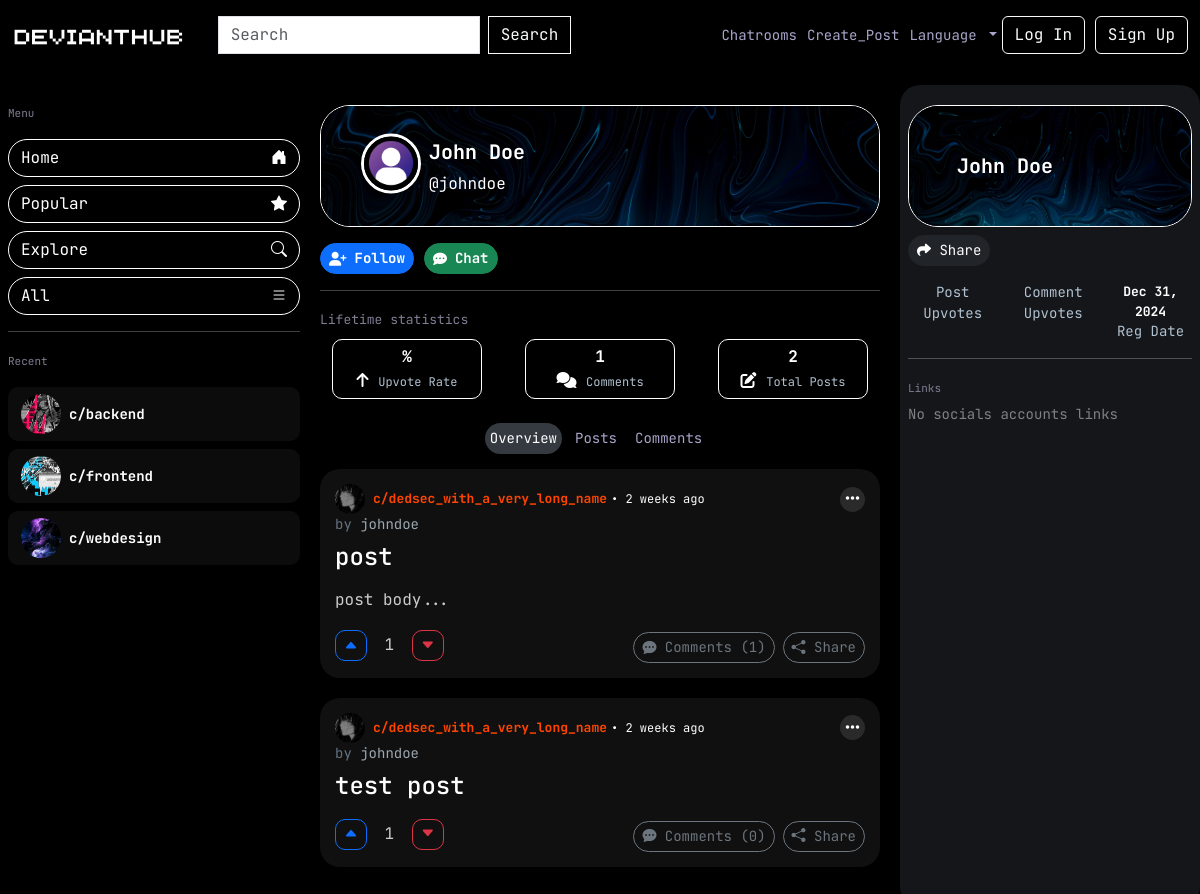
Page /users/profile/johndoe/ on the earlier database version.
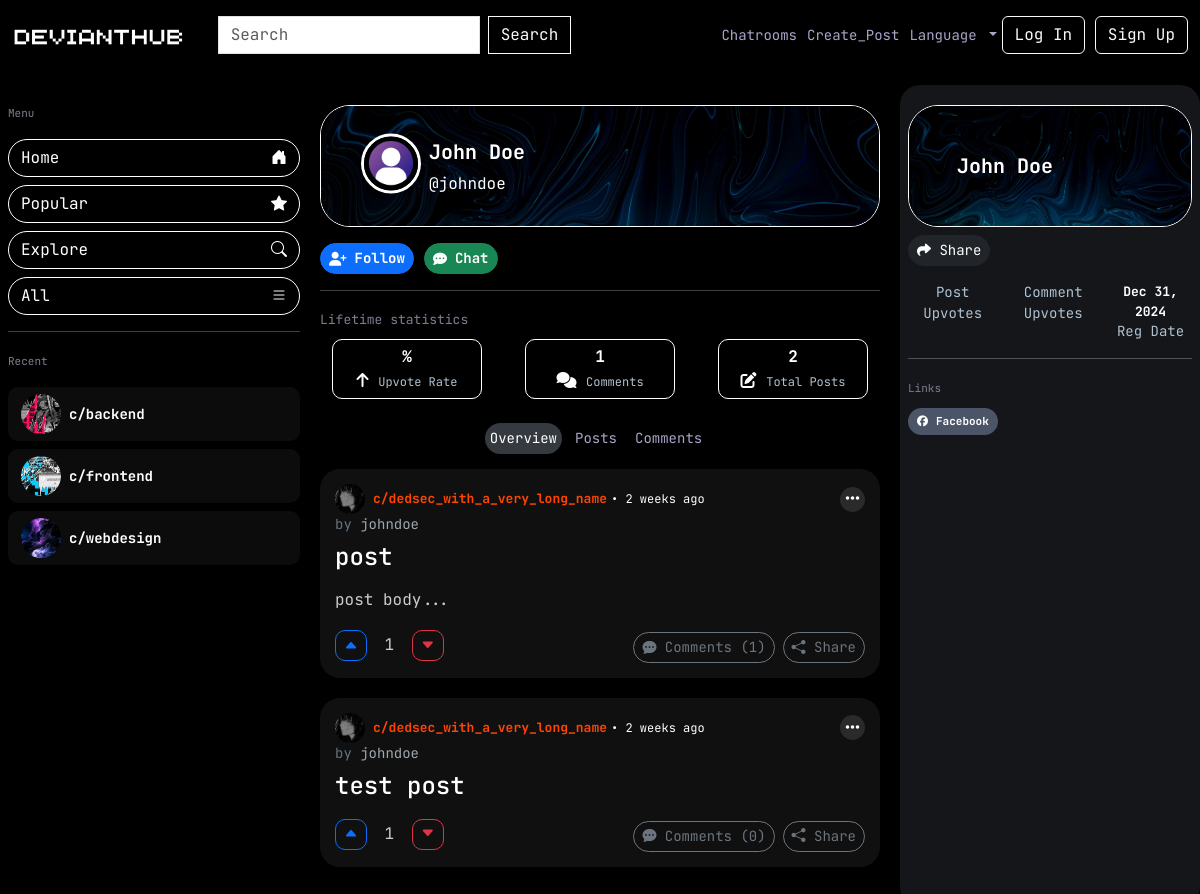
Same page on the later database version.
### posts/models.py (models this page shows, shortened)
class Post(models.Model):
    POST_TYPE = (
        ('text', 'Text'),
        ('media', 'Media'),
        ('link', 'Link')
    )
    user = models.ForeignKey(Profile, on_delete=models.SET_NULL, null=True, related_name='posts')
    title = models.CharField(max_length=100)
    body = models.TextField(null=True, blank=True)
    video_url = models.URLField(null=True, blank=True)
    draft = models.BooleanField(default=False, null=True, blank=True)
    post_type = models.CharField(max_length=10, choices=POST_TYPE, default='text', null=True)
    created = models.DateTimeField(auto_now_add=True)
    updated = models.DateTimeField(auto_now=True)
    id = models.UUIDField(default=uuid4, unique=True, editable=False, primary_key=True)
    def has_media_files(self):
        if self.postmedia_set.all().exists():
            if self.postmedia_set.all().count() == 1:
                return 1
            return 2
        return False
    def updated_status(self):
        if self.updated and (self.updated.hour != self.created.hour or self.updated.minute != self.created.minute):
            updated_time = timezone.localtime(self.updated)
            return f"(updated on: {updated_time.strftime('%b. %d, %I:%M %p')})"
        return False
    def time_since_posted(self):
        return time_since_obj_posted(self)
    class Meta:
        ordering = ['-created']

class PostStats(models.Model):
    post = models.OneToOneField(Post, on_delete=models.CASCADE)
    upvotes = models.PositiveIntegerField(default=0, blank=True)
    downvotes = models.PositiveIntegerField(default=0, blank=True)
    comments = models.PositiveIntegerField(default=0, blank=True)
    reposts = models.PositiveIntegerField(default=0, blank=True)
    created = models.DateTimeField(auto_now_add=True)
    updated = models.DateTimeField(auto_now=True)
    id = models.UUIDField(default=uuid4, unique=True, editable=False, primary_key=True)
    @property
    def votes(self):
        votes_ratio = self.upvotes - self.downvotes
        return votes_ratio if votes_ratio else 0
    class Meta:
        ordering = ['post']
        verbose_name = 'Post statistics'
        verbose_name_plural = 'Post stats'

### users/models.py (models this page shows, shortened)
class Profile(models.Model):
    user = models.OneToOneField(User, on_delete=models.CASCADE, null=True, blank=True)
    username = models.CharField(max_length=15, unique=True, null=True)
    display_name = models.CharField(max_length=15, null=True, blank=True)
    image = models.ImageField(
        upload_to=upload_to,
        default='default/profile_default.png',
        validators=[
            FileExtensionValidator(allowed_extensions=tuple(ext for ext in utils.IMAGE_EXTENSIONS if ext != 'gif')),
            utils.validate_file_size,
        ]
    )
    banner = models.ImageField(
        upload_to=upload_to,
        default='default/banner.jpg',
        validators=[
            FileExtensionValidator(allowed_extensions=tuple(ext for ext in utils.IMAGE_EXTENSIONS if ext != 'gif')),
            utils.validate_file_size,
        ]
    )
    email = models.EmailField(max_length=100, null=True)
    bio = models.TextField(max_length=300, null=True, blank=True)
    created = models.DateTimeField(auto_now_add=True)
    updated = models.DateTimeField(auto_now=True)
    id = models.UUIDField(default=uuid4, unique=True, editable=False, primary_key=True)
    def get_username(self):
        return self.display_name if self.display_name else self.username
    def get_created_date(self):
        return datetime.strftime(self.created, '%b %d, %Y')
    def get_socials(self):
        return self.socials.all() if self.socials.exists() else None
    class Meta:
        ordering = ['-created']

class SocialLink(models.Model):
    profile = models.ForeignKey(Profile, on_delete=models.CASCADE, related_name='socials')
    network = models.ForeignKey(SocialNetwork, on_delete=models.CASCADE, related_name='network')
    url = models.URLField()
    id = models.UUIDField(default=uuid4, unique=True, editable=False, primary_key=True)

class SocialNetwork(models.Model):
    SOCIAL_ICONS = (
        ('fab fa-facebook me-2', 'Facebook'),
        ('fab fa-twitter me-2', 'Twitter'),
        ('fab fa-instagram me-2', 'Instagram'),
        ('fab fa-linkedin me-2', 'LinkedIn'),
        ('fab fa-telegram me-2', 'Telegram'),
        ('fab fa-youtube me-2', 'YouTube'),
        ('fas fa-globe me-2', 'Website'),
    )
    name = models.CharField(max_length=50, unique=True)
    icon_class = models.CharField(max_length=50, choices=SOCIAL_ICONS, help_text='font-awesome icon class')
    id = models.UUIDField(default=uuid4, unique=True, editable=False, primary_key=True)

### users/views.py (the view)
# urls.py: path('profile/<username>/', views.profile, name='user_profile'),
def profile(request, username=None):
    if username is None and request.user.is_authenticated:
        username = request.user.profile.username
        social_form = SocialForm()
    elif username is None:
        return redirect('account_login')
    else:
        social_form = None
    profile = get_object_or_404(Profile, username=username)
    context = {
        'profile': profile,
        'form': social_form
    }
    return render(request, 'users/user_profile.html', context)

### utils/content_utils.py (called while the page is built)
def time_since_obj_posted(obj):
    time_diff = timezone.now() - obj.created
    time_diff = time_diff.total_seconds() / 3600
    week_hours = 24 * 7
    month_hours = 24 * 30
    data = {'type': '', 'num': 0}
    if time_diff < 1 / 60:
        data['type'] = 'now'
    elif time_diff < 1:
        data['type'] = 'minute'
        data['num'] = int(time_diff * 60)  # minutes
    elif time_diff < 24:
        data['type'] = 'hour'
        data['num'] = int(time_diff)  # hours
    elif 24 <= time_diff < week_hours:
        data['type'] = 'day'
        data['num'] = int(time_diff // 24)  # days
    elif week_hours <= time_diff < month_hours:
        data['type'] = 'week'
        data['num'] = int(time_diff / 24 / 7)  # weeks
    elif time_diff >= month_hours:
        data['type'] = 'month'
        data['num'] = int(time_diff / 24 / 30)  # months
    return data

### users/templates/users/user_profile.html (shortened to what the changed rows need)
{% extends 'layouts/blank.html' %}
{% load static %}
{% block content %}
<div class="container-fluid">
    <div class="row">
        <div class="col main-content">
            <div class="mt-4">
                <div class="tab-content mt-3">
                    <div class="tab-pane fade show active" id="overview">
                        {% for post in profile.posts.all %}
                            {% include 'posts/post_content.html' %}
                        {% endfor %}
                    </div>
                </div>
            </div>
        </div>
    </div>
</div>
{% include 'users/profile_side_panel.html' %}
{% endblock content %}

### posts/templates/posts/post_content.html (shortened to what the changed rows need)
{% load static %}
<div class="post radius-md">
    <div class="post-header d-flex">
        <img src="{% static 'img/profile2.jpg' %}" alt="Community Logo" class="community-logo-sm me-2">
        <div class="post-info d-flex align-items-center">
            <span class="post-community">c/dedsec_with_a_very_long_name</span>
            <span class="pub-date ms-1 text-wrap"> •
                {% if post.time_since_posted.type != 'now' %}
                    {{ post.time_since_posted.num }}
                    {{ post.time_since_posted.type }}{{ post.time_since_posted.num|pluralize }} ago
                {% else %}
                    {{ post.time_since_posted.type }}
                {% endif %}
            </span>
        </div>
        <div class="dropdown ms-auto">
            <button class="btn btn-secondary dropdown-toggle post-dropdown" style="background-color: rgb(42, 42, 42);" type="button" id="dropdownMenuButton" data-bs-toggle="dropdown" aria-expanded="false">
                <i class="fas fa-ellipsis-h"></i>
            </button>
        </div>
    </div>
    <div class="post-title">
        <div style="font-size: 14px; color: rgb(99, 114, 128);">
            <span>by</span>
            {% if request.user.profile == post.user %}
                <a href="{% url 'users:profile' %}" style="color: rgb(156, 167, 176);">
                    {{ post.user.username }}
                </a>
            {% else %}
                <a href="{% url 'users:user_profile' post.user.username %}" style="color: rgb(156, 167, 176);">
                    {{ post.user.username }}
                </a>
            {% endif %}
        </div>
        <h5 class="post-title mt-2">
            {% if page == 'post' %}
                <span class="post-title" %}">
                    {{ post.title }}
                </span>
            {% else %}
                <a class="post-title" href="{% url 'posts:post' post.id %}">
                    {{ post.title }}
                </a>
            {% endif %}
        </h5>
    </div>
    {% if post.body %}
    <div class="post-description mt-3">
        <p>
            {% if page == 'post' %}
                {{ post.body }}
            {% else %}
                {{ post.body|slice:100 }}...
            {% endif %}
        </p>
    </div>
    {% endif %}
    <div class="post-actions d-flex flex-wrap justify-content-between align-items-center mt-3">
        <div class="vote-group d-flex flex-nowrap align-items-center">
            <form method="post" action="{% url 'posts:vote_post' post.id %}">
                {% if post in request.user.profile.activity_stats.upvoted_posts.all %}
                    <button type="submit" name="vote_type" value="upvote"
                        class="btn btn-outline-primary btn-sm me-2 radius-sm"
                        style="background-color: rgb(5, 5, 154);">
                        <i class="bi bi-caret-up-fill"></i>
                    </button>
                {% else %}
                    <button type="submit" name="vote_type" value="upvote"
                        class="btn btn-outline-primary btn-sm me-2 radius-sm">
                        <i class="bi bi-caret-up-fill"></i>
                    </button>
                {% endif %}
                <span class="vote-count me-2">{{ post.poststats.votes }}</span>
                {% if post in request.user.profile.activity_stats.downvoted_posts.all %}
                    <button type="submit" name="vote_type" value="downvote"
                        class="btn btn-outline-danger btn-sm me-2 radius-sm"
                        style="background-color: rgb(140, 0, 0);">
                        <i class="bi bi-caret-down-fill"></i>
                    </button>
                {% else %}
                    <button type="submit" name="vote_type" value="downvote"
                        class="btn btn-outline-danger btn-sm me-2 radius-sm">
                        <i class="bi bi-caret-down-fill"></i>
                    </button>
                {% endif %}
            </form>
        </div>
        <div class="action-group d-flex align-items-center mt-1">
            <a href="{% url 'posts:post' post.id %}" class="btn btn-outline-secondary btn-sm me-2 radius-md">
                <i class="bi bi-chat-dots-fill"></i> Comments ({{ post.comments.all.count }})
            </a>
            <a href="#" class="btn btn-outline-secondary btn-sm radius-md">
                <i class="bi bi-share-fill"></i> Share
            </a>
        </div>
    </div>
</div>

### users/templates/users/profile_side_panel.html (shortened to what this page needs)
{% load static %}
<div class="col fixed-column-no-bottom right-column ps-2 pe-2 pb-3" style="background-color: #14161A; border-radius: 20px !important;">
    <div class="profile-card" style="border: 1px solid; margin-top: 20px;">
        <div class="profile-background" style="background: url('{{ profile.banner.url }}') center/cover no-repeat;"></div>
        <div class="profile-info">
            <div class="username ms-2">
                <span class="name">{{ profile.get_username }}</span>
            </div>
        </div>
    </div>
    <a href="" class="btn btn-dark btn-sm radius-md mt-2">
        <i class="fas fa-share" aria-hidden="true"></i>
        Share
    </a>
    <div class="d-flex justify-content-between text-center mt-3" style="font-size: 13px;">
        <div>
            <div class="stat-text-sm">Post Upvotes</div>
        </div>
        <div>
            <div class="stat-text-sm">Comment Upvotes</div>
        </div>
        <div>
            <strong>{{ profile.get_created_date }}</strong>
            <div class="stat-text-sm">Reg Date</div>
        </div>
    </div>
    <hr>
    <div style="margin-bottom: 5px; margin-top: 5px;">
        <span class="menu-title">Links</span>
    </div>
    <div class="d-flex flex-wrap">
        {% if profile.get_socials %}
            {% for social in profile.get_socials %}
                <div class="share-link-group mt-1 d-flex align-items-center">
                    <a href="{{ social.url }}" class="btn btn-sm d-flex align-items-center text-white radius-md" style="background-color: #4c5568; font-size: 11px;">
                        <i class="{{ social.network.icon_class }} me-2"></i>
                        <strong>{{ social.network.name }}</strong>
                    </a>
                </div>
            {% endfor %}
        {% else %}
            <small style="color: grey">No socials accounts links</small>
        {% endif %}
    </div>
</div>

Differences in the rows shown:
added SocialLink: network.name "Facebook"
Other differences:
text no longer shown: "No socials accounts links"
